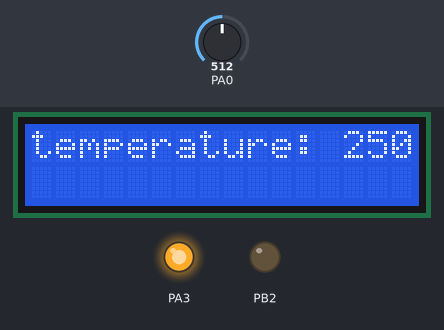
Bench run of a program on a simulated ATmega32, built with avr-gcc and emulated at 16 MHz. On the bench: 16×2 character LCD, output pins drawn as LEDs (lit = HIGH). Wiring (inferred from the signals the program sends): character LCD (HD44780): RS PB1; E PB3; data PA4, PA5, PA6, PA7. The test bench sets the inputs (shaded band); at power-on: PA0 = 512. Pins used as bus, display or sensor lines are not drawn.

Above: at 1.4 s.
1.5 s: PA0 set to 716
At 2.5 s:
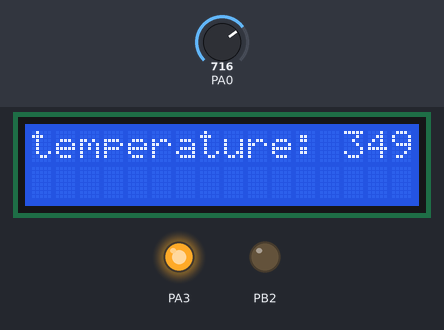
3.2 s: PA0 set to 900
At 3.9 s:
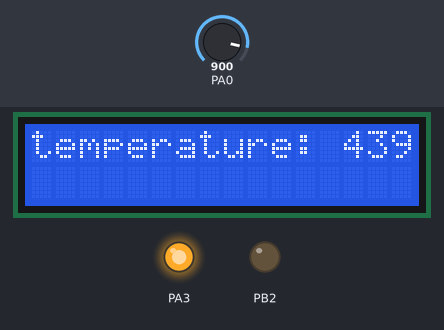
4.7 s: PA0 set to 1023
At 5.6 s:
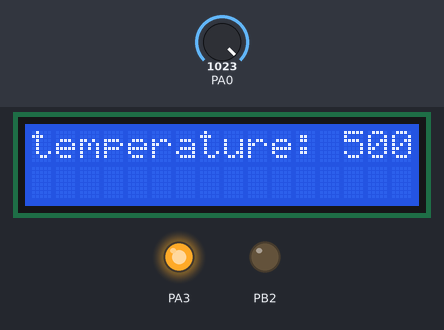
Timing chart, 0 to 7.7 s (numbered marks = the images above; inputs shaded):
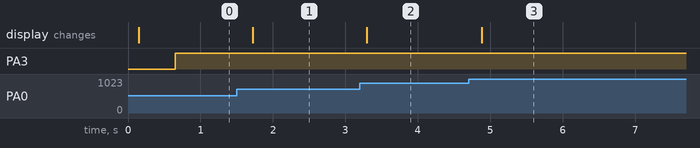

Measured:
- after the input at 1.5 s, the display: changes after 0.22 s (image 1)
- after the input at 3.2 s, the display: changes after 0.10 s (image 2)
- after the input at 4.7 s, the display: changes after 0.18 s (image 3)

The program:

main.c
```c
#include "LCD_INIT.h"
#include "ADC_INT.h"
#include <avr/io.h>
#include <avr/delay.h>
#include "Std_Types.h"
#include "Utilities.h"
#include <stdlib.h>

int main(void) {

	u32 Digital_vlue = 0, Analog_value = 0;
	u8 temperature[8];

	LCD_INIT();
	ADC_INIT();
	Dio_SetPinDirection(GroupA, PIN3, OUTPUT);

	RowAndColume_SET(ROW1, COLUME0);
	LCD_WORD("temperature:");

	while (1) {

		Digital_vlue = ADC_Read();

		Analog_value = ((Digital_vlue * 5 * 100) / 1023);

		itoa(Analog_value, temperature, 10);

		RowAndColume_SET(ROW1, COLUME13);
		LCD_WORD(temperature);
		_delay_ms(500);

		if ((Analog_value > 29) && (Analog_value < 31)) {
			Dio_SetPinValue(GroupA, PIN3, HIGH);
			_delay_ms(500);
			Dio_SetPinValue(GroupA, PIN3, LOW);
			_delay_ms(500);
		} else if ((Analog_value > 31) && (Analog_value < 33)) {
			Dio_SetPinValue(GroupA, PIN3, HIGH);
			_delay_ms(250);
			Dio_SetPinValue(GroupA, PIN3, LOW);
			_delay_ms(250);
		} else if ((Analog_value > 33) && (Analog_value < 35)) {
			Dio_SetPinValue(GroupA, PIN3, HIGH);
			_delay_ms(100);
			Dio_SetPinValue(GroupA, PIN3, LOW);
			_delay_ms(100);
		} else if ((Analog_value > 35)) {
			Dio_SetPinValue(GroupA, PIN3, HIGH);
		}

	}
}
```

ADC_INT.h
```c
#ifndef ADC_INIT_H_
#define ADC_INIT_H_

#include "Std_Types.h"
#include "ADC_REG.h"

void ADC_INIT();

u16 ADC_Read(void);

#endif
```

ADC_PROG.c
```c
#include "ADC_INT.h"
#include "ADC_REG.h"
#include "Utilities.h"
#include "Std_Types.h"

void ADC_INIT() {
	// select v reference
	// external capacitor at AREF pin
	SET_BIT(ADMUX, 6);
	CLR_BIT(ADMUX, 7);

	//right adjust
	CLR_BIT(ADMUX, 5);

	CLR_BIT(ADMUX, 0);
	CLR_BIT(ADMUX, 1);
	CLR_BIT(ADMUX, 2);
	CLR_BIT(ADMUX, 3);
	CLR_BIT(ADMUX, 4);
	//Enable ADC
	SET_BIT(ADCSRA, 7);

	//ADC prescaler 8
	SET_BIT(ADCSRA, 0);
	SET_BIT(ADCSRA, 1);
	CLR_BIT(ADCSRA, 2);

}

u16 ADC_Read(void) {

	u16 readValue = 0;

	// start conversion
	SET_BIT(ADCSRA, 6);

	// looping until conversion complete
	while ((GET_BIT(ADCSRA, 4)) == 0)
		;

	SET_BIT(ADCSRA, 4); // to disable flag : set it bit

	readValue = (u16) ADCL;

	return ((ADCH << 8) | readValue);
}
```

ADC_REG.h
```c
#ifndef ADC_REG
#define ADC_REG

#define GICR *((volatile u8 *)0x5B)
#define GIFR *((volatile u8 *)0x5A)
#define SREG *((volatile u8 *)0x5f)
#define ADMUX *((volatile u8 *)0x27)
#define ADCSRA *((volatile u8 *)0x26)
#define ADCH *((volatile u8 *)0x25)
#define ADCL *((volatile u8 *)0x24)


#endif
```

Led_INT.h
```c
#include "Dio_Int.h"
#include "Dio_Reg.h"


#ifndef Led_INIT
#define Led_INIT


void LED0_INIT ();
void LED1_INIT ();
void LED2_INIT ();
void LED_ON (u8 LedNo);
void LED_OFF (u8 LedNo);

#endif
```

Led_Prog.c
```c
/*
 * Led_Prog.c
 *
 *  Created on: Sep 18, 2021
 *      Author: ELKHOLY
 */
#include "Std_Types.h"
#include "Dio_Int.h"
#include "Dio_Reg.h"
#include "Utilities.h"
#include  "Led_INT.h"

void LED0_INIT() {
	Dio_SetPinDirection(GroupC, PIN2, OUTPUT);
}
void LED1_INIT()  {
	Dio_SetPinDirection(GroupC, PIN7, OUTPUT);
}
void LED2_INIT() {
	Dio_SetPinDirection(GroupD, PIN3, OUTPUT);
}

void LED_ON(u8 LedNo) {

	switch (LedNo) {
	case LED0: Dio_SetPinValue(GroupC, PIN2, HIGH);
		break;
	case LED1: Dio_SetPinValue(GroupC, PIN7, HIGH);
		break;
	case LED2: Dio_SetPinValue(GroupD, PIN3, HIGH);
		break;
	}

}
void LED_OFF(u8 LedNo)  {
	switch (LedNo) {
	case LED0: Dio_SetPinValue(GroupC, PIN2, LOW);
	break;
	case LED1: Dio_SetPinValue(GroupC, PIN7, LOW);
	break;
	case LED2: Dio_SetPinValue(GroupD, PIN3, LOW);
	break;
	}

}
```

Utilities.h
```c
#define SET_BIT(num, Bit_num) num |= (1 << Bit_num)
#define CLR_BIT(num, Bit_num) num &=  ~(1 << Bit_num)
#define TOGGLE_BIT(num, Bit_num)   num ^= (1 << Bit_num)
#define GET_BIT(num, Bit_num) (num >> Bit_num) & 1
```

LCD_INIT.h
```c
#ifndef LCD_INIT_H_
#define	LCD_INIT_H_

#include "Std_Types.h"
#include "Dio_Int.h"
#include "Dio_Reg.h"

void LCD_INIT(void);
void LCD_COMMAND(u8 cmd);
void LCD_CHAR(u8 data);
void LCD_WORD(u8 * ptr);
void CLEAR_LCD(void);
void RowAndColume_SET(u8 RowNo, u8 ColumeNo);
#endif
```

LCD_PROG.c
```c
/*
 * LCD_PROG.c
 *
 *  Created on: Sep 25, 2021
 *      Author: ELKHOLY
 */
#ifndef LCD_PROG
#define LCD_PROG

#include "Std_Types.h"
#include "Dio_Int.h"
#include "Dio_Reg.h"
#include "LCD_INIT.h"
#include "avr/delay.h"

void LCD_INIT(void) {
	// set RS, RW, EN
	Dio_SetPinDirection(GroupB, PIN1, OUTPUT);	// RS
	Dio_SetPinDirection(GroupB, PIN2, OUTPUT);	// RW
	Dio_SetPinDirection(GroupB, PIN3, OUTPUT);	// EN

	// set pin data
	Dio_SetPinDirection(GroupA, PIN4, OUTPUT);
	Dio_SetPinDirection(GroupA, PIN5, OUTPUT);
	Dio_SetPinDirection(GroupA, PIN6, OUTPUT);
	Dio_SetPinDirection(GroupA, PIN7, OUTPUT);

	//function set
	_delay_ms(40);

	LCD_COMMAND(0x02); // high
	LCD_COMMAND(0x2B); //

	//display on/off
	_delay_us(40);

	LCD_COMMAND(0x00);
	LCD_COMMAND(0x0C);

	//display clear
	_delay_us(40);

	LCD_COMMAND(0x00);
	LCD_COMMAND(0x01);

	//Enter mode set
	_delay_ms(2);

	LCD_COMMAND(0x00);
	LCD_COMMAND(0x06);

}

void LCD_COMMAND(u8 cmd) {

	Dio_SetPinValue(GroupB, PIN2, LOW); // RW = 0 to write command
	Dio_SetPinValue(GroupB, PIN1, LOW); // RS = 0 to set command

	PORTA = (PORTA & 0x0f) | (cmd & 0xf0);

	Dio_SetPinValue(GroupB, PIN3, HIGH); // EN = 1 to Enable LCD

	_delay_ms(2);

	Dio_SetPinValue(GroupB, PIN3, LOW); // EN = 0 to disable LCD

	PORTA = (PORTA & 0x0f) | (cmd << 4);
	Dio_SetPinValue(GroupB, PIN3, HIGH); // EN = 1 to Enable LCD

	_delay_ms(2);

	Dio_SetPinValue(GroupB, PIN3, LOW); // EN = 0 to disable LCD

}

void LCD_CHAR(u8 data) {

	Dio_SetPinValue(GroupB, PIN1, LOW); // RW = 0 to write data
	Dio_SetPinValue(GroupB, PIN1, HIGH); // RS = 1 to set data

	PORTA = (PORTA & 0x0f) | (data & 0xf0);

	Dio_SetPinValue(GroupB, PIN3, HIGH); // EN = 1 to Enable LCD

	_delay_ms(2);

	Dio_SetPinValue(GroupB, PIN3, LOW); // EN = 0 to disable LCD

	PORTA = (PORTA & 0x0f) | (data << 4);
	Dio_SetPinValue(GroupB, PIN3, HIGH); // EN = 1 to Enable LCD

	_delay_ms(2);

	Dio_SetPinValue(GroupB, PIN3, LOW); // EN = 0 to disable LCD

}

void LCD_WORD(u8 * ptr) {
	u8 i = 0;

	while (ptr[i] != 0) {
		LCD_CHAR(ptr[i]);
		i++;
	}
}

void CLEAR_LCD(void) {

	LCD_COMMAND(0x00);
	LCD_COMMAND(0x01);
}

void RowAndColume_SET(u8 RowNo, u8 ColumeNo) {

	u8 Location = 0;

	if (RowNo == ROW1) {
		Location = 0x80;
	}

	else if (RowNo == ROW2) {
		Location = 0xc0;
	}

	Location += ColumeNo;

	LCD_COMMAND(Location);

}

#endif
```

Dio_Int.h
```c
/*
 * Dio_Int.h
 *
 *  Created on: Sep 18, 2021
 *      Author: Mohamed
 */

#ifndef DIO_INT_H_
#define DIO_INT_H_

#include "Std_Types.h"

#define GroupA 0
#define GroupB 1
#define GroupC 2
#define GroupD 3
// pins of ports in AVR
#define PIN0 0
#define PIN1 1
#define PIN2 2
#define PIN3 3
#define PIN4 4
#define PIN5 5
#define PIN6 6
#define PIN7 7

// leds on Kit
#define LED0 0
#define LED1 1
#define LED2 2

//rows of lcd
#define ROW1 1
#define ROW2 2

// columes of lcd
#define COLUME0 0
#define COLUME1 1
#define COLUME2 2
#define COLUME3 3
#define COLUME4 4
#define COLUME5 5
#define COLUME6 6
#define COLUME7 7
#define COLUME8 8
#define COLUME9 9
#define COLUME10 10
#define COLUME11 11
#define COLUME12 12
#define COLUME13 13
#define COLUME14 14
#define COLUME15 15

// pins state
#define INPUT 0
#define OUTPUT 1

// output state
#define HIGH 1
#define LOW 0

// bitwise operation
void Dio_SetPinDirection(u8 GroupNo, u8 PinNo, u8 Direction);
void Dio_SetPinValue(u8 GroupNo, u8 PinNo, u8 Value);
u8 Dio_GetPinValue(u8 GroupNo, u8 PinNo);
u8 Dio_TogglePin(u8 GroupNo, u8 PinNo);

#endif /* DIO_INT_H_ */
```

Dio_Prog.c
```c
/*
 * Dio_Prog.c
 *
 *  Created on: Sep 18, 2021
 *      Author: Mohamed
 */
#include "Std_Types.h"
#include "Dio_Reg.h"
#include "Dio_Int.h"
#include "Utilities.h"

void Dio_SetPinDirection(u8 GroupNo, u8 PinNo, u8 Direction)
{
	if((GroupNo<=GroupD)&&(PinNo<=PIN7))
	{
	if(Direction==INPUT)
	{
		switch(GroupNo)
		{
		case GroupA: CLR_BIT(DDRA, PinNo); break;
		case GroupB: CLR_BIT(DDRB, PinNo); break;
		case GroupC: CLR_BIT(DDRC, PinNo); break;
		case GroupD: CLR_BIT(DDRD, PinNo); break;
		}
	}
	if(Direction==OUTPUT)
	{
		switch(GroupNo)
		{
		case GroupA: SET_BIT(DDRA, PinNo); break;
		case GroupB: SET_BIT(DDRB, PinNo); break;
		case GroupC: SET_BIT(DDRC, PinNo); break;
		case GroupD: SET_BIT(DDRD, PinNo); break;
		}
	}
	}
	else
	{
		//not reachable
	}

}
void Dio_SetPinValue(u8 GroupNo, u8 PinNo, u8 Value)
{
	if(Value==LOW)
		{
			switch(GroupNo)
			{
			case GroupA: CLR_BIT(PORTA, PinNo); break;
			case GroupB: CLR_BIT(PORTB, PinNo); break;
			case GroupC: CLR_BIT(PORTC, PinNo); break;
			case GroupD: CLR_BIT(PORTD, PinNo); break;
			}
		}
		if(Value==HIGH)
		{
			switch(GroupNo)
			{
			case GroupA: SET_BIT(PORTA, PinNo); break;
			case GroupB: SET_BIT(PORTB, PinNo); break;
			case GroupC: SET_BIT(PORTC, PinNo); break;
			case GroupD: SET_BIT(PORTD, PinNo); break;
			}
		}
}
u8 Dio_GetPinValue(u8 GroupNo, u8 PinNo)
{
	u8 ret_value;
	switch(GroupNo)
	{
	case GroupA: ret_value=GET_BIT(PINA, PinNo); break;
	case GroupB: ret_value=GET_BIT(PINB, PinNo); break;
	case GroupC: ret_value=GET_BIT(PINC, PinNo); break;
	case GroupD: ret_value=GET_BIT(PIND, PinNo); break;
	}

return ret_value;
}
```

Dio_Reg.h
```c
#define PORTA *((volatile u8 *)0x3B)
#define DDRA *((volatile u8 *)0x3A)
#define PINA *((volatile u8 *)0x39)

#define PORTB *((volatile u8 *)0x38)
#define DDRB *((volatile u8 *)0x37)
#define PINB *((volatile u8 *)0x36)

#define PORTC *((volatile u8 *)0x35)
#define DDRC *((volatile u8 *)0x34)
#define PINC *((volatile u8 *)0x33)

#define PORTD *((volatile u8 *)0x32)
#define DDRD *((volatile u8 *)0x31)
#define PIND *((volatile u8 *)0x30)
```

Std_Types.h
```c
#ifndef std
#define std
//unsigned :

typedef unsigned char u8;
typedef unsigned short int u16;
typedef unsigned long int u32;
typedef unsigned long long int u64;

//signed :

typedef signed char s8;
typedef signed short int s16;
typedef signed long int s32;
typedef signed long long int s64;

//float :
typedef float f32;
typedef double f64;
typedef long double f128;

#endif
```
